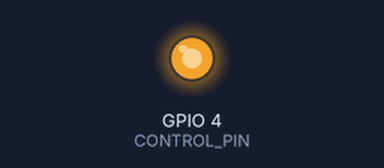
Bench run of a sketch on a simulated ESP32-S3. On the bench: output pins drawn as LEDs (lit = HIGH).

Above: at 0.05 s.
At 3.1 s:
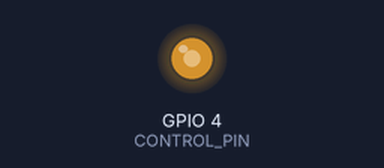
At 6.2 s:
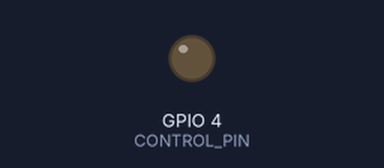
Timing chart, 0 to 8.1 s (numbered marks = the images above):
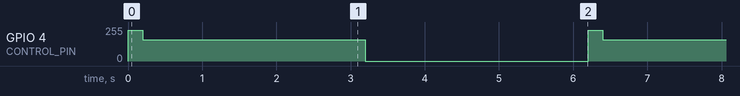

Measured:
- by itself, GPIO 4 (CONTROL_PIN): repeats every 6.2 s: 159/255 3.0 s, 0/255 3.0 s, 229/255 0.20 s

The sketch:

MotorControlTestNoComm.ino
```cpp
/*
  TEST: Controlling a vibration motor using PWM and a MOSFET as an active switch without any wireless communication

  PURPOSE:
  Verify that the ESP32-S3 can reliably control a DC vibration motor using PWM while powered from the +3.3 V rail. This test is to ensure that the motor can:
  - Start reliably
  - Run at a controlled (reduced) power level
  - Turn OFF cleanly

  METHOD:
  - Use PWM (LEDC) to control motor power through a MOSFET
  - Apply a short high-power "startup kick" to ensure motor spins
  - Reduce to a medium duty cycle for sustained operation
  - Turn OFF after a fixed duration

  EXPECTED RESULTS:
  - Motor starts immediately at high power
  - Motor continues running at reduced intensity
  - No ESP32 resets or instability
  - Motor turns OFF cleanly after delay

  NOTES:
  - This test validates that the motor can be powered directly from the 3.3 V rail
  - PWM is used for control, not strictly required for operation
*/

#define CONTROL_PIN 4

// PWM settings
#define PWM_FREQ 5000 // PWM frequency in hertz (Hz)
#define PWM_RES 8 // PWM resolution (8-bit → values from 0 to 255)

// Tunable parameters
#define START_DUTY 230 // High duty cycle (~90%) for reliable startup
#define RUN_DUTY 160 // Medium duty cycle (~63%) for sustained operation
#define START_TIME 200 // Duration of startup kick in milliseconds

void setup(){
  // Attaches a PWM signal to the control pin
  ledcAttach(CONTROL_PIN, PWM_FREQ, PWM_RES);

  // Ensures the motor is OFF at startup, so 0% duty cycle
  ledcWrite(CONTROL_PIN, 0);
}

void loop(){
  // Apply a high duty cycle to overcome inertia and resistor voltage drop to guarantee motor startup
  ledcWrite(CONTROL_PIN, START_DUTY);
  delay(START_TIME);

  // Reduces the duty cycle to a lower current while maintaining vibration
  ledcWrite(CONTROL_PIN, RUN_DUTY);
  delay(3000);

  // Set duty cycle to 0 so that the motor turns OFF
  ledcWrite(CONTROL_PIN, 0);
  delay(3000);
}
```
